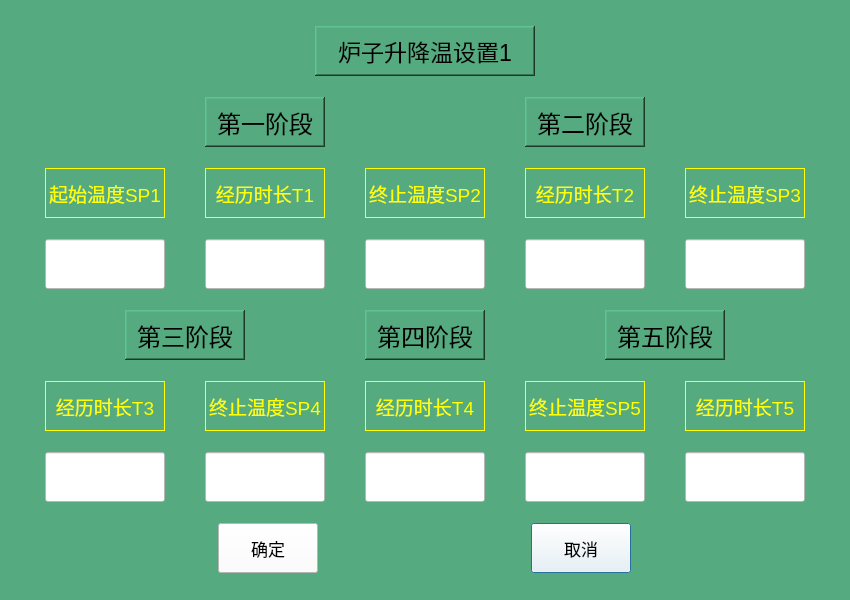
<?xml version="1.0" encoding="UTF-8"?>
<ui version="4.0">
 <class>Stove1_Temperature_Set</class>
 <widget class="QDialog" name="Stove1_Temperature_Set">
  <property name="geometry">
   <rect>
    <x>0</x>
    <y>0</y>
    <width>850</width>
    <height>600</height>
   </rect>
  </property>
  <property name="maximumSize">
   <size>
    <width>850</width>
    <height>600</height>
   </size>
  </property>
  <property name="windowTitle">
   <string>Dialog</string>
  </property>
  <property name="styleSheet">
   <string notr="true">background-color: rgb(85, 170, 127);</string>
  </property>
  <layout class="QVBoxLayout" name="verticalLayout">
   <item>
    <layout class="QHBoxLayout" name="horizontalLayout">
     <item>
      <spacer name="horizontalSpacer">
       <property name="orientation">
        <enum>Qt::Horizontal</enum>
       </property>
       <property name="sizeType">
        <enum>QSizePolicy::Fixed</enum>
       </property>
       <property name="sizeHint" stdset="0">
        <size>
         <width>40</width>
         <height>50</height>
        </size>
       </property>
      </spacer>
     </item>
     <item>
      <widget class="QLabel" name="label_17">
       <property name="maximumSize">
        <size>
         <width>220</width>
         <height>50</height>
        </size>
       </property>
       <property name="font">
        <font>
         <pointsize>17</pointsize>
        </font>
       </property>
       <property name="frameShape">
        <enum>QFrame::WinPanel</enum>
       </property>
       <property name="frameShadow">
        <enum>QFrame::Raised</enum>
       </property>
       <property name="text">
        <string>炉子升降温设置1</string>
       </property>
       <property name="alignment">
        <set>Qt::AlignCenter</set>
       </property>
      </widget>
     </item>
     <item>
      <spacer name="horizontalSpacer_2">
       <property name="orientation">
        <enum>Qt::Horizontal</enum>
       </property>
       <property name="sizeType">
        <enum>QSizePolicy::Fixed</enum>
       </property>
       <property name="sizeHint" stdset="0">
        <size>
         <width>40</width>
         <height>50</height>
        </size>
       </property>
      </spacer>
     </item>
    </layout>
   </item>
   <item>
    <layout class="QHBoxLayout" name="horizontalLayout_2">
     <item>
      <widget class="QLabel" name="label">
       <property name="maximumSize">
        <size>
         <width>120</width>
         <height>50</height>
        </size>
       </property>
       <property name="font">
        <font>
         <pointsize>18</pointsize>
        </font>
       </property>
       <property name="frameShape">
        <enum>QFrame::WinPanel</enum>
       </property>
       <property name="frameShadow">
        <enum>QFrame::Raised</enum>
       </property>
       <property name="text">
        <string>第一阶段</string>
       </property>
       <property name="alignment">
        <set>Qt::AlignCenter</set>
       </property>
      </widget>
     </item>
     <item>
      <widget class="QLabel" name="label_5">
       <property name="maximumSize">
        <size>
         <width>120</width>
         <height>50</height>
        </size>
       </property>
       <property name="font">
        <font>
         <pointsize>18</pointsize>
        </font>
       </property>
       <property name="frameShape">
        <enum>QFrame::WinPanel</enum>
       </property>
       <property name="frameShadow">
        <enum>QFrame::Raised</enum>
       </property>
       <property name="text">
        <string>第二阶段</string>
       </property>
       <property name="alignment">
        <set>Qt::AlignCenter</set>
       </property>
      </widget>
     </item>
    </layout>
   </item>
   <item>
    <layout class="QHBoxLayout" name="horizontalLayout_3">
     <item>
      <widget class="QLabel" name="label_2">
       <property name="maximumSize">
        <size>
         <width>120</width>
         <height>50</height>
        </size>
       </property>
       <property name="font">
        <font>
         <pointsize>14</pointsize>
        </font>
       </property>
       <property name="styleSheet">
        <string notr="true">color: rgb(255, 255, 0);</string>
       </property>
       <property name="frameShape">
        <enum>QFrame::Box</enum>
       </property>
       <property name="frameShadow">
        <enum>QFrame::Plain</enum>
       </property>
       <property name="text">
        <string>起始温度SP1</string>
       </property>
       <property name="alignment">
        <set>Qt::AlignCenter</set>
       </property>
      </widget>
     </item>
     <item>
      <widget class="QLabel" name="label_3">
       <property name="maximumSize">
        <size>
         <width>120</width>
         <height>50</height>
        </size>
       </property>
       <property name="font">
        <font>
         <pointsize>14</pointsize>
        </font>
       </property>
       <property name="styleSheet">
        <string notr="true">color: rgb(255, 255, 0);</string>
       </property>
       <property name="frameShape">
        <enum>QFrame::Box</enum>
       </property>
       <property name="frameShadow">
        <enum>QFrame::Plain</enum>
       </property>
       <property name="text">
        <string>经历时长T1</string>
       </property>
       <property name="alignment">
        <set>Qt::AlignCenter</set>
       </property>
      </widget>
     </item>
     <item>
      <widget class="QLabel" name="label_4">
       <property name="maximumSize">
        <size>
         <width>120</width>
         <height>50</height>
        </size>
       </property>
       <property name="font">
        <font>
         <pointsize>14</pointsize>
        </font>
       </property>
       <property name="styleSheet">
        <string notr="true">color: rgb(255, 255, 0);</string>
       </property>
       <property name="frameShape">
        <enum>QFrame::Box</enum>
       </property>
       <property name="frameShadow">
        <enum>QFrame::Plain</enum>
       </property>
       <property name="text">
        <string>终止温度SP2</string>
       </property>
       <property name="alignment">
        <set>Qt::AlignCenter</set>
       </property>
      </widget>
     </item>
     <item>
      <widget class="QLabel" name="label_6">
       <property name="maximumSize">
        <size>
         <width>120</width>
         <height>50</height>
        </size>
       </property>
       <property name="font">
        <font>
         <pointsize>14</pointsize>
        </font>
       </property>
       <property name="styleSheet">
        <string notr="true">color: rgb(255, 255, 0);</string>
       </property>
       <property name="frameShape">
        <enum>QFrame::Box</enum>
       </property>
       <property name="frameShadow">
        <enum>QFrame::Plain</enum>
       </property>
       <property name="text">
        <string>经历时长T2</string>
       </property>
       <property name="alignment">
        <set>Qt::AlignCenter</set>
       </property>
      </widget>
     </item>
     <item>
      <widget class="QLabel" name="label_7">
       <property name="maximumSize">
        <size>
         <width>120</width>
         <height>50</height>
        </size>
       </property>
       <property name="font">
        <font>
         <pointsize>14</pointsize>
        </font>
       </property>
       <property name="styleSheet">
        <string notr="true">color: rgb(255, 255, 0);</string>
       </property>
       <property name="frameShape">
        <enum>QFrame::Box</enum>
       </property>
       <property name="frameShadow">
        <enum>QFrame::Plain</enum>
       </property>
       <property name="text">
        <string>终止温度SP3</string>
       </property>
       <property name="alignment">
        <set>Qt::AlignCenter</set>
       </property>
      </widget>
     </item>
    </layout>
   </item>
   <item>
    <layout class="QHBoxLayout" name="horizontalLayout_4">
     <item>
      <widget class="QLineEdit" name="input_Start_Temperature">
       <property name="maximumSize">
        <size>
         <width>120</width>
         <height>50</height>
        </size>
       </property>
       <property name="font">
        <font>
         <pointsize>14</pointsize>
        </font>
       </property>
       <property name="tabletTracking">
        <bool>true</bool>
       </property>
       <property name="styleSheet">
        <string notr="true">background-color: rgb(255, 255, 255);</string>
       </property>
       <property name="alignment">
        <set>Qt::AlignCenter</set>
       </property>
      </widget>
     </item>
     <item>
      <widget class="QLineEdit" name="input_Time1">
       <property name="maximumSize">
        <size>
         <width>120</width>
         <height>50</height>
        </size>
       </property>
       <property name="font">
        <font>
         <pointsize>14</pointsize>
        </font>
       </property>
       <property name="styleSheet">
        <string notr="true">background-color: rgb(255, 255, 255);</string>
       </property>
       <property name="alignment">
        <set>Qt::AlignCenter</set>
       </property>
      </widget>
     </item>
     <item>
      <widget class="QLineEdit" name="input_Terminal_Temperature1">
       <property name="maximumSize">
        <size>
         <width>120</width>
         <height>50</height>
        </size>
       </property>
       <property name="font">
        <font>
         <pointsize>14</pointsize>
        </font>
       </property>
       <property name="styleSheet">
        <string notr="true">background-color: rgb(255, 255, 255);</string>
       </property>
       <property name="alignment">
        <set>Qt::AlignCenter</set>
       </property>
      </widget>
     </item>
     <item>
      <widget class="QLineEdit" name="input_Time2">
       <property name="maximumSize">
        <size>
         <width>120</width>
         <height>50</height>
        </size>
       </property>
       <property name="font">
        <font>
         <pointsize>14</pointsize>
        </font>
       </property>
       <property name="styleSheet">
        <string notr="true">background-color: rgb(255, 255, 255);</string>
       </property>
       <property name="alignment">
        <set>Qt::AlignCenter</set>
       </property>
      </widget>
     </item>
     <item>
      <widget class="QLineEdit" name="input_Terminal_Temperature2">
       <property name="maximumSize">
        <size>
         <width>120</width>
         <height>50</height>
        </size>
       </property>
       <property name="font">
        <font>
         <pointsize>14</pointsize>
        </font>
       </property>
       <property name="styleSheet">
        <string notr="true">background-color: rgb(255, 255, 255);</string>
       </property>
       <property name="alignment">
        <set>Qt::AlignCenter</set>
       </property>
      </widget>
     </item>
    </layout>
   </item>
   <item>
    <layout class="QHBoxLayout" name="horizontalLayout_5">
     <item>
      <widget class="QLabel" name="label_8">
       <property name="maximumSize">
        <size>
         <width>120</width>
         <height>50</height>
        </size>
       </property>
       <property name="font">
        <font>
         <pointsize>18</pointsize>
        </font>
       </property>
       <property name="frameShape">
        <enum>QFrame::WinPanel</enum>
       </property>
       <property name="frameShadow">
        <enum>QFrame::Raised</enum>
       </property>
       <property name="text">
        <string>第三阶段</string>
       </property>
       <property name="alignment">
        <set>Qt::AlignCenter</set>
       </property>
      </widget>
     </item>
     <item>
      <widget class="QLabel" name="label_11">
       <property name="maximumSize">
        <size>
         <width>120</width>
         <height>50</height>
        </size>
       </property>
       <property name="font">
        <font>
         <pointsize>18</pointsize>
        </font>
       </property>
       <property name="frameShape">
        <enum>QFrame::WinPanel</enum>
       </property>
       <property name="frameShadow">
        <enum>QFrame::Raised</enum>
       </property>
       <property name="text">
        <string>第四阶段</string>
       </property>
       <property name="alignment">
        <set>Qt::AlignCenter</set>
       </property>
      </widget>
     </item>
     <item>
      <widget class="QLabel" name="label_14">
       <property name="maximumSize">
        <size>
         <width>120</width>
         <height>50</height>
        </size>
       </property>
       <property name="font">
        <font>
         <pointsize>18</pointsize>
        </font>
       </property>
       <property name="frameShape">
        <enum>QFrame::WinPanel</enum>
       </property>
       <property name="frameShadow">
        <enum>QFrame::Raised</enum>
       </property>
       <property name="text">
        <string>第五阶段</string>
       </property>
       <property name="alignment">
        <set>Qt::AlignCenter</set>
       </property>
      </widget>
     </item>
    </layout>
   </item>
   <item>
    <layout class="QHBoxLayout" name="horizontalLayout_6">
     <item>
      <widget class="QLabel" name="label_9">
       <property name="maximumSize">
        <size>
         <width>120</width>
         <height>50</height>
        </size>
       </property>
       <property name="font">
        <font>
         <pointsize>14</pointsize>
        </font>
       </property>
       <property name="styleSheet">
        <string notr="true">color: rgb(255, 255, 0);</string>
       </property>
       <property name="frameShape">
        <enum>QFrame::Box</enum>
       </property>
       <property name="frameShadow">
        <enum>QFrame::Plain</enum>
       </property>
       <property name="text">
        <string>经历时长T3</string>
       </property>
       <property name="alignment">
        <set>Qt::AlignCenter</set>
       </property>
      </widget>
     </item>
     <item>
      <widget class="QLabel" name="label_10">
       <property name="maximumSize">
        <size>
         <width>120</width>
         <height>50</height>
        </size>
       </property>
       <property name="font">
        <font>
         <pointsize>14</pointsize>
        </font>
       </property>
       <property name="styleSheet">
        <string notr="true">color: rgb(255, 255, 0);</string>
       </property>
       <property name="frameShape">
        <enum>QFrame::Box</enum>
       </property>
       <property name="frameShadow">
        <enum>QFrame::Plain</enum>
       </property>
       <property name="text">
        <string>终止温度SP4</string>
       </property>
       <property name="alignment">
        <set>Qt::AlignCenter</set>
       </property>
      </widget>
     </item>
     <item>
      <widget class="QLabel" name="label_12">
       <property name="maximumSize">
        <size>
         <width>120</width>
         <height>50</height>
        </size>
       </property>
       <property name="font">
        <font>
         <pointsize>14</pointsize>
        </font>
       </property>
       <property name="styleSheet">
        <string notr="true">color: rgb(255, 255, 0);</string>
       </property>
       <property name="frameShape">
        <enum>QFrame::Box</enum>
       </property>
       <property name="frameShadow">
        <enum>QFrame::Plain</enum>
       </property>
       <property name="text">
        <string>经历时长T4</string>
       </property>
       <property name="alignment">
        <set>Qt::AlignCenter</set>
       </property>
      </widget>
     </item>
     <item>
      <widget class="QLabel" name="label_13">
       <property name="maximumSize">
        <size>
         <width>120</width>
         <height>50</height>
        </size>
       </property>
       <property name="font">
        <font>
         <pointsize>14</pointsize>
        </font>
       </property>
       <property name="styleSheet">
        <string notr="true">color: rgb(255, 255, 0);</string>
       </property>
       <property name="frameShape">
        <enum>QFrame::Box</enum>
       </property>
       <property name="frameShadow">
        <enum>QFrame::Plain</enum>
       </property>
       <property name="text">
        <string>终止温度SP5</string>
       </property>
       <property name="alignment">
        <set>Qt::AlignCenter</set>
       </property>
      </widget>
     </item>
     <item>
      <widget class="QLabel" name="label_15">
       <property name="maximumSize">
        <size>
         <width>120</width>
         <height>50</height>
        </size>
       </property>
       <property name="font">
        <font>
         <pointsize>14</pointsize>
        </font>
       </property>
       <property name="styleSheet">
        <string notr="true">color: rgb(255, 255, 0);</string>
       </property>
       <property name="frameShape">
        <enum>QFrame::Box</enum>
       </property>
       <property name="frameShadow">
        <enum>QFrame::Plain</enum>
       </property>
       <property name="text">
        <string>经历时长T5</string>
       </property>
       <property name="alignment">
        <set>Qt::AlignCenter</set>
       </property>
      </widget>
     </item>
    </layout>
   </item>
   <item>
    <layout class="QHBoxLayout" name="horizontalLayout_7">
     <item>
      <widget class="QLineEdit" name="input_Time3">
       <property name="maximumSize">
        <size>
         <width>120</width>
         <height>50</height>
        </size>
       </property>
       <property name="font">
        <font>
         <pointsize>14</pointsize>
        </font>
       </property>
       <property name="styleSheet">
        <string notr="true">background-color: rgb(255, 255, 255);</string>
       </property>
       <property name="alignment">
        <set>Qt::AlignCenter</set>
       </property>
      </widget>
     </item>
     <item>
      <widget class="QLineEdit" name="input_Terminal_Temperature3">
       <property name="maximumSize">
        <size>
         <width>120</width>
         <height>50</height>
        </size>
       </property>
       <property name="font">
        <font>
         <pointsize>14</pointsize>
        </font>
       </property>
       <property name="styleSheet">
        <string notr="true">background-color: rgb(255, 255, 255);</string>
       </property>
       <property name="alignment">
        <set>Qt::AlignCenter</set>
       </property>
      </widget>
     </item>
     <item>
      <widget class="QLineEdit" name="input_Time4">
       <property name="maximumSize">
        <size>
         <width>120</width>
         <height>50</height>
        </size>
       </property>
       <property name="font">
        <font>
         <pointsize>14</pointsize>
        </font>
       </property>
       <property name="styleSheet">
        <string notr="true">background-color: rgb(255, 255, 255);</string>
       </property>
       <property name="alignment">
        <set>Qt::AlignCenter</set>
       </property>
      </widget>
     </item>
     <item>
      <widget class="QLineEdit" name="input_Terminal_Temperature4">
       <property name="maximumSize">
        <size>
         <width>120</width>
         <height>50</height>
        </size>
       </property>
       <property name="font">
        <font>
         <pointsize>14</pointsize>
        </font>
       </property>
       <property name="styleSheet">
        <string notr="true">background-color: rgb(255, 255, 255);</string>
       </property>
       <property name="alignment">
        <set>Qt::AlignCenter</set>
       </property>
      </widget>
     </item>
     <item>
      <widget class="QLineEdit" name="input_Time5">
       <property name="maximumSize">
        <size>
         <width>120</width>
         <height>50</height>
        </size>
       </property>
       <property name="font">
        <font>
         <pointsize>14</pointsize>
        </font>
       </property>
       <property name="styleSheet">
        <string notr="true">background-color: rgb(255, 255, 255);</string>
       </property>
       <property name="alignment">
        <set>Qt::AlignCenter</set>
       </property>
      </widget>
     </item>
    </layout>
   </item>
   <item>
    <layout class="QHBoxLayout" name="horizontalLayout_8">
     <item>
      <widget class="QPushButton" name="stove1_Temperature_Set_OkBtn">
       <property name="sizePolicy">
        <sizepolicy hsizetype="Minimum" vsizetype="Minimum">
         <horstretch>0</horstretch>
         <verstretch>0</verstretch>
        </sizepolicy>
       </property>
       <property name="maximumSize">
        <size>
         <width>100</width>
         <height>50</height>
        </size>
       </property>
       <property name="font">
        <font>
         <pointsize>13</pointsize>
        </font>
       </property>
       <property name="styleSheet">
        <string notr="true">background-color: rgb(255, 255, 255);</string>
       </property>
       <property name="text">
        <string>确定</string>
       </property>
       <property name="default">
        <bool>true</bool>
       </property>
      </widget>
     </item>
     <item>
      <widget class="QPushButton" name="stove1_Temperature_Set_QuitBtn">
       <property name="sizePolicy">
        <sizepolicy hsizetype="Minimum" vsizetype="Minimum">
         <horstretch>0</horstretch>
         <verstretch>0</verstretch>
        </sizepolicy>
       </property>
       <property name="maximumSize">
        <size>
         <width>100</width>
         <height>50</height>
        </size>
       </property>
       <property name="font">
        <font>
         <pointsize>13</pointsize>
        </font>
       </property>
       <property name="styleSheet">
        <string notr="true">background-color: rgb(255, 255, 255);</string>
       </property>
       <property name="text">
        <string>取消</string>
       </property>
       <property name="default">
        <bool>true</bool>
       </property>
      </widget>
     </item>
    </layout>
   </item>
  </layout>
 </widget>
 <resources/>
 <connections/>
</ui>
